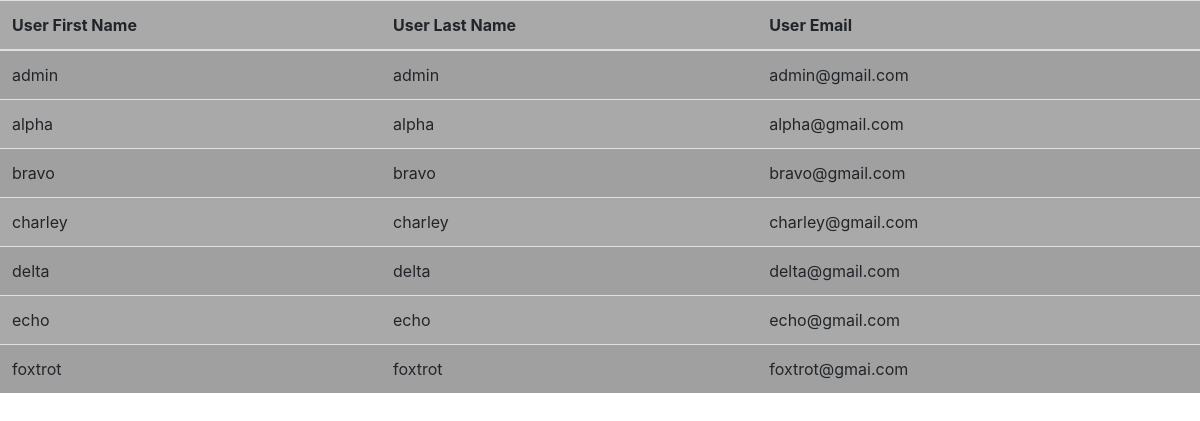
Page /usersinfo.php on the committed database.
### tables this page shows
CREATE TABLE `users` (
  `user_id` int(11) NOT NULL,
  `user_first` varchar(256) NOT NULL,
  `user_last` varchar(256) NOT NULL,
  `user_email` varchar(256) NOT NULL,
  `user_uid` varchar(256) NOT NULL,
  `user_pwd` varchar(256) NOT NULL
);

### usersinfo.php (the view, shortened to what this page needs)
<?php
include_once'dbh.usersinfo.php';
?>
<!doctype html>
<html lang="en">
<head>
  <link rel="stylesheet" href="https://maxcdn.bootstrapcdn.com/bootstrap/4.0.0-beta.2/css/bootstrap.min.css">
  <link rel="stylesheet" href="/css/common-layout.css">
  <link rel="stylesheet" href="/css/common-text.css">
</head>
<body>
<div class="flex">
	<table style="background-color: darkgrey" class="table table-striped">
		<thead>
			<tr>
				<th scope="col">User First Name</th>
				<th scope="col">User Last Name</th>
				<th scope="col">User Email</th>
			</tr>
		</thead>
<tbody><tr>
	<?php
		$sql = "SELECT * FROM users;";
		$result = mysqli_query($conn,$sql);
		$resultCheck = mysqli_num_rows($result);
	if ($resultCheck > 0) {
		while ($row = mysqli_fetch_assoc($result)) {
			 echo "<td>" . $row['user_first'] . "</td>" ;
			 echo "<td>" . $row['user_last'] . "</td>" ;
			 echo "<td>" . $row['user_email'] . "</td>" ;
echo "</tr>";
}
}
 ?>
</tbody>
</table>
</div>
</body>
</html>

### rows in the picture
users: user_first "admin", user_last "admin", user_email "admin@gmail.com"
users: user_first "alpha", user_last "alpha", user_email "alpha@gmail.com"
users: user_first "bravo", user_last "bravo", user_email "bravo@gmail.com"
users: user_first "charley", user_last "charley", user_email "charley@gmail.com"
users: user_first "delta", user_last "delta", user_email "delta@gmail.com"
users: user_first "echo", user_last "echo", user_email "echo@gmail.com"
users: user_first "foxtrot", user_last "foxtrot", user_email "foxtrot@gmai.com"
